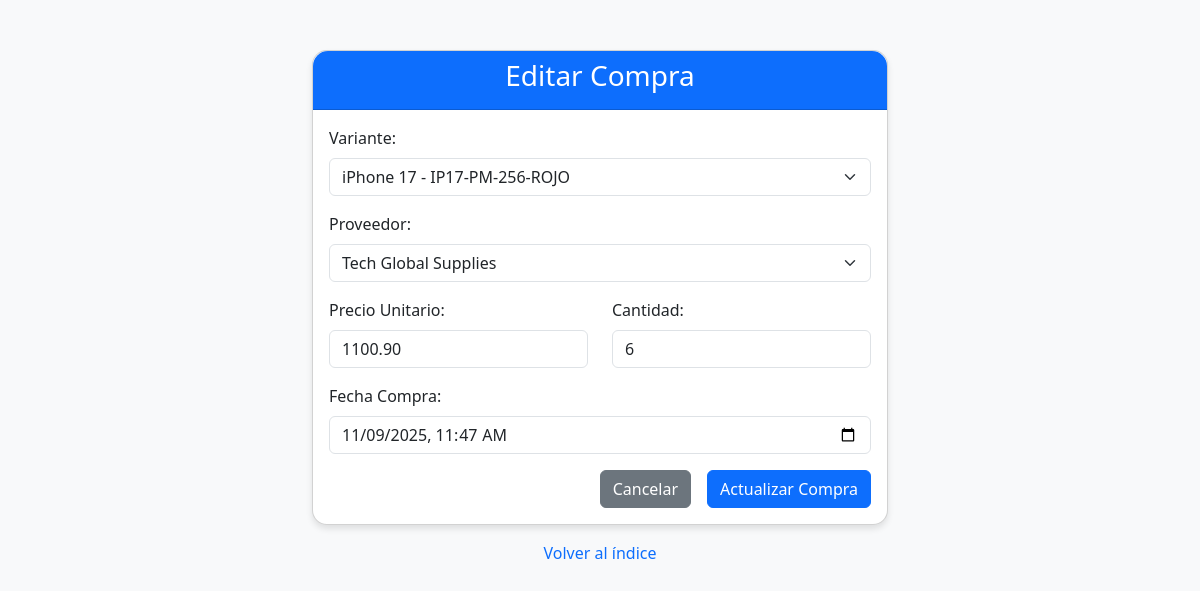
The page /create_modify_compra/editar_compra.php?id=4 on the database its author committed.
### tables this page shows
CREATE TABLE `compras` (
  `id` int NOT NULL,
  `variante_id` int NOT NULL,
  `proveedor_id` int NOT NULL,
  `precio_unitario` decimal(10,2) NOT NULL,
  `cantidad` int NOT NULL,
  `fecha_compra` datetime NOT NULL DEFAULT CURRENT_TIMESTAMP
);

### create_modify_compra/editar_compra.php (the view, shortened to what this page needs)
<?php
require_once __DIR__ . '/../connect.php';
$id = isset($_GET['id']) ? (int)$_GET['id'] : 0;
$c = null;
if ($id>0){
  $stmt=$conn->prepare("SELECT * FROM compras WHERE id=?");
  $stmt->bind_param('i',$id); $stmt->execute(); $res=$stmt->get_result();
  if($res && $res->num_rows===1){ $c=$res->fetch_assoc(); }
}
?>
<!DOCTYPE html>
<html lang="es">
<head>
    <link href="https://cdn.jsdelivr.net/npm/bootstrap@5.3.0/dist/css/bootstrap.min.css" rel="stylesheet">
</head>
<body>
<div class="container">
    <div class="card">
        <div class="card-header text-center">
            <h3>Editar Compra</h3>
        </div>
        <div class="card-body">
            <?php if($c): ?>
            <form action="actualizar_compra.php" method="post" class="needs-validation" novalidate>
                <div class="mb-3">
                    <label for="variante_id" class="form-label">Variante:</label>
                    <select class="form-select" id="variante_id" name="variante_id" required>
                        <?php
                        $vars=$conn->query("SELECT v.id, v.sku, p.nombre AS producto FROM variantes v JOIN productos p ON p.id=v.producto_id ORDER BY p.nombre, v.sku");
                        while($va=$vars->fetch_assoc()){
                            $sel = ($va['id'] == $c['variante_id']) ? 'selected' : '';
                            echo '<option value="'.$va['id'].'" '.$sel.'>'.htmlspecialchars($va['producto']).' - '.htmlspecialchars($va['sku']).'</option>';
                        }
                        ?>
                    </select>
                </div>
                <div class="mb-3">
                    <label for="proveedor_id" class="form-label">Proveedor:</label>
                    <select class="form-select" id="proveedor_id" name="proveedor_id" required>
                        <?php
                        $prov=$conn->query("SELECT id, nombre_empresa FROM proveedores ORDER BY nombre_empresa");
                        while($pr=$prov->fetch_assoc()){
                            $sel = ($pr['id'] == $c['proveedor_id']) ? 'selected' : '';
                            echo '<option value="'.$pr['id'].'" '.$sel.'>'.htmlspecialchars($pr['nombre_empresa']).'</option>';
                        }
                        ?>
                    </select>
                </div>
                <div class="row">
                    <div class="col-md-6 mb-3">
                        <label for="precio_unitario" class="form-label">Precio Unitario:</label>
                        <input type="number" class="form-control" id="precio_unitario" name="precio_unitario" step="0.01" min="0" required value="<?php echo $c['precio_unitario']; ?>" onkeydown="return event.keyCode !== 69">
                    </div>
                    <div class="col-md-6 mb-3">
                        <label for="cantidad" class="form-label">Cantidad:</label>
                        <input type="number" class="form-control" id="cantidad" name="cantidad" min="1" step="1" required value="<?php echo $c['cantidad']; ?>" onkeydown="return event.keyCode !== 69">
                    </div>
                </div>
                <div class="mb-3">
                    <label for="fecha_compra" class="form-label">Fecha Compra:</label>
                    <?php $dt = str_replace(' ', 'T', substr($c['fecha_compra'],0,16)); ?>
                    <input type="datetime-local" class="form-control" id="fecha_compra" name="fecha_compra" value="<?php echo $dt; ?>" max="<?php echo date('Y-m-d\TH:i'); ?>">
                </div>
                <div class="d-grid gap-2 d-md-flex justify-content-md-end">
                    <a href="listar_compra.php" class="btn btn-secondary me-md-2">Cancelar</a>
                    <button type="submit" class="btn btn-primary">Actualizar Compra</button>
                </div>
            </form>
            <?php else: ?>
            <div class="alert alert-danger" role="alert">
                No se encontró la compra.
            </div>
            <?php endif; ?>
        </div>
    </div>
    <div class="text-center mt-3">
        <a href="../index.php" class="text-decoration-none">Volver al índice</a>
    </div>
</div>
</body>
</html>

### create_modify_compra/editar_compra.php (style rules this page uses)
body { background-color: #f8f9fa; }
.container { max-width: 600px; margin-top: 50px; }
.card { border-radius: 15px; box-shadow: 0 4px 6px rgba(0,0,0,0.1); }
.card-header { background-color: #0d6efd; color: white; border-radius: 15px 15px 0 0 !important; }

### rows shown on the page
compras: precio_unitario "1100.90", cantidad "6", fecha_compra "11/09/2025 11:47"

### other values the page prints
form field variante_id "iPhone 17 - IP17-PM-256-ROJO"
form field proveedor_id "Tech Global Supplies"
